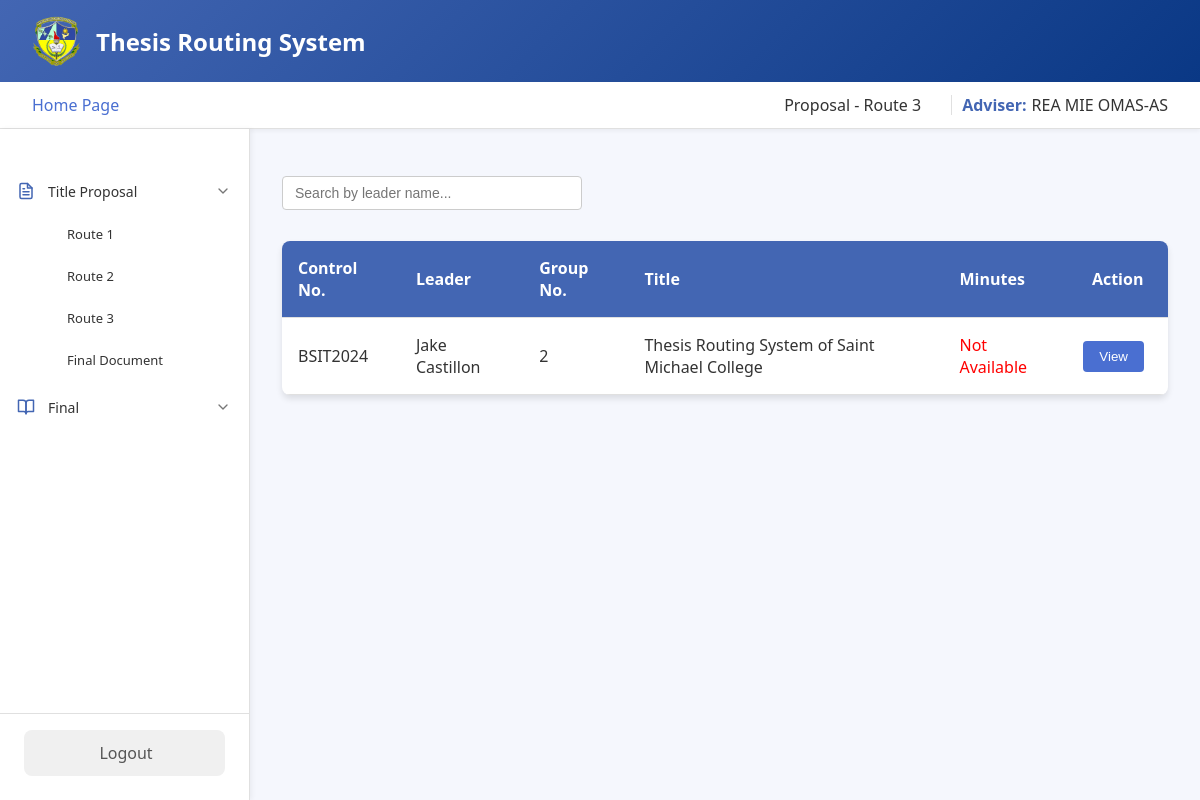
Before: /adviser/homepage/titleproposal/route3.php (signed in) with the older database file.
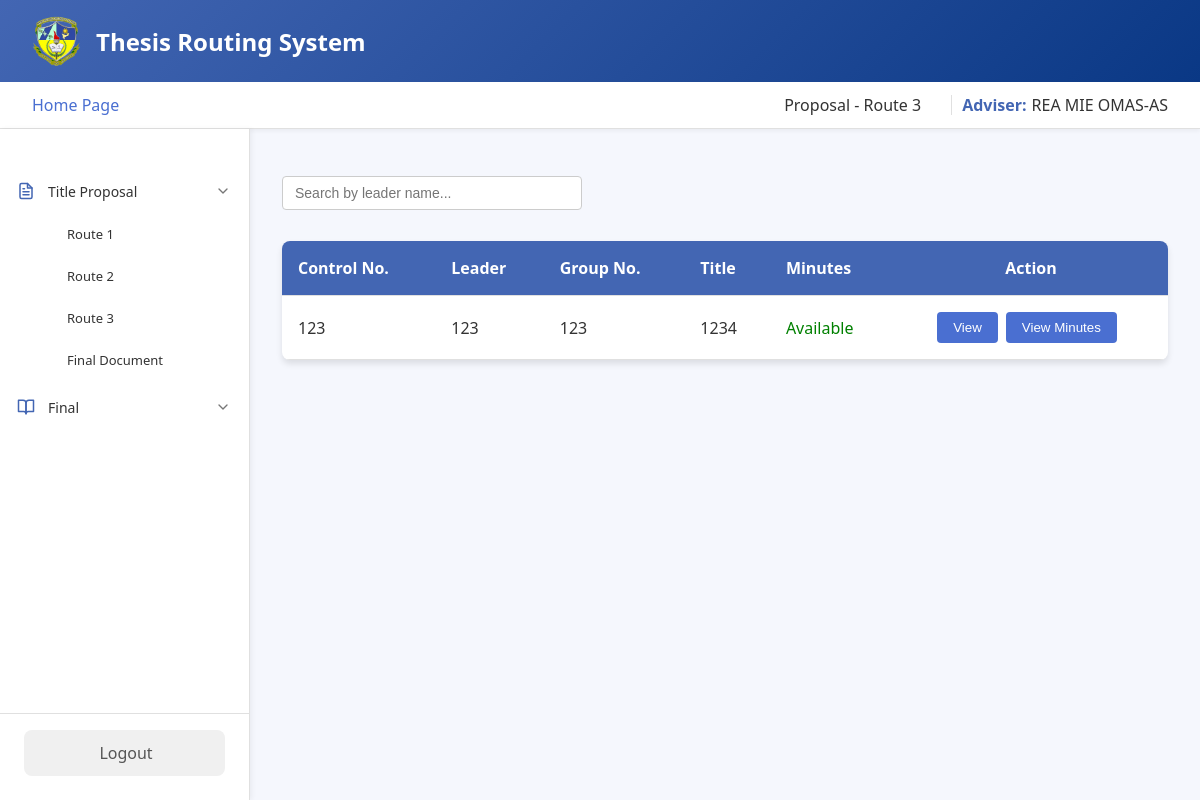
After: the same page with the newer database file.
### tables this page shows
CREATE TABLE `route3proposal_files` (
  `route3_id` int(11) NOT NULL,
  `student_id` varchar(50) DEFAULT NULL,
  `docuRoute3` varchar(255) DEFAULT NULL,
  `panel1_id` varchar(50) DEFAULT NULL,
  `panel2_id` varchar(50) DEFAULT NULL,
  `panel3_id` varchar(50) DEFAULT NULL,
  `panel4_id` varchar(50) DEFAULT NULL,
  `department` varchar(100) DEFAULT NULL,
  `date_submitted` datetime DEFAULT NULL,
  `adviser_id` int(255) NOT NULL,
  `controlNo` varchar(255) NOT NULL,
  `fullname` varchar(255) NOT NULL,
  `group_number` int(255) NOT NULL,
  `title` varchar(255) NOT NULL,
  `school_year` varchar(255) NOT NULL,
  `panel5_id` varchar(255) NOT NULL,
  `minutes` varchar(255) NOT NULL
);

### adviser/homepage/titleproposal/route3.php (the view, shortened to what the changed rows need)
<?php
include '../../../connection.php';
$adviser_id = $_SESSION['adviser_id'];
?>
<!DOCTYPE html>
<html lang="en">
<head>
</head>
<body>
    <div class="container">
        <div class="main-content">
            <div class="content" id="content-area">
            <?php
            $query = "
                SELECT
                    r3.docuRoute3,
                    r3.student_id,
                    r3.route3_id,
                    r3.department,
                    r3.group_number,
                    r3.controlNo,
                    r3.fullname,
                    r3.title,
                    r1.minutes
                FROM route3proposal_files r3
                LEFT JOIN route1proposal_files r1 ON r3.student_id = r1.student_id
                WHERE r3.adviser_id = ?";
            $stmt = $conn->prepare($query);
            $stmt->bind_param("s", $adviser_id);
            $stmt->execute();
            $result = $stmt->get_result();
            if ($result->num_rows > 0) {
                echo "
                <table>
                    <thead>
                        <tr>
                            <th>Control No.</th>
                            <th>Leader</th>
                            <th>Group No.</th>
                            <th>Title</th>
                            <th>Minutes</th>
                            <th class='action-label'>Action</th>
                        </tr>
                    </thead>
                    <tbody>
                ";
                while ($row = $result->fetch_assoc()) {
                    $filePath = htmlspecialchars($row['docuRoute3'], ENT_QUOTES);
                    $student_id = htmlspecialchars($row['student_id'], ENT_QUOTES);
                    $route3_id = htmlspecialchars($row['route3_id'], ENT_QUOTES);
                    $groupNo = htmlspecialchars($row['group_number'], ENT_QUOTES);
                    $controlNo = htmlspecialchars($row['controlNo'], ENT_QUOTES);
                    $fullName = htmlspecialchars($row['fullname'], ENT_QUOTES);
                    $title = htmlspecialchars($row['title'], ENT_QUOTES);
                    $minutes = htmlspecialchars($row['minutes'], ENT_QUOTES);
                    $minutesStatus = $minutes ? '<span style="color: green;">Available</span>' : '<span style="color: red;">Not Available</span>';
                    echo "
                        <tr>
                            <td>$controlNo</td>
                            <td>$fullName</td>
                            <td>$groupNo</td>
                            <td>$title</td>
                            <td>$minutesStatus</td>
                            <td style='text-align: center;'>
                                <button class='view-button' onclick=\"viewFile('$filePath', '$student_id', '$route3_id')\">View</button>";
                    if ($minutes) {
                        echo "<button class='view-button' onclick=\"viewMinutes('$minutes')\">View Minutes</button>";
                    }
                    echo "</td>
                        </tr>
                    ";
                }
                echo "
                    </tbody>
                </table>
                ";
            } else {
                echo "<p>No files uploaded yet.</p>";
            }
            ?>
            </div>
        </div>
    </div>
</html>

Changed rows visible on the page:
removed route3proposal_files: controlNo "BSIT2024", fullname "Jake Castillon", group_number "2", title "Thesis Routing System of Saint Michael College", shows "Not Available"
added route3proposal_files: controlNo "123", fullname "123", group_number "123", title "1234", shows "Available"
